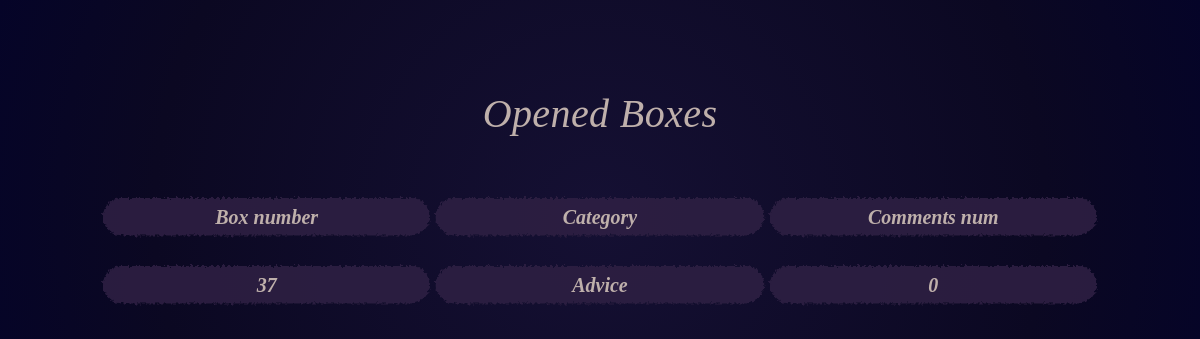
The app's page /profile/opened_boxes/ (signed in) with its own data.
### boxes/models.py (models this page shows)
class Box(models.Model):
    CATEGORY_CHOICES = (
        ('motivation', 'Motivation'),
        ('advice', 'Advice'),
        ('observation', 'Observation'),
        ('confession', 'Confession'),
    )
    number = models.PositiveIntegerField(unique=True)
    category = models.CharField(max_length=20, choices=CATEGORY_CHOICES)
    text = models.TextField()
    user = models.ForeignKey(settings.AUTH_USER_MODEL, on_delete=models.CASCADE)
    created_at = models.DateTimeField(auto_now_add=True)
    opened_by = models.ManyToManyField(
        settings.AUTH_USER_MODEL,
        related_name='opened_boxes',
        blank=True
    )

### boxes/views.py (the view)
# urls.py: path('profile/opened_boxes/', views.profile_opened_boxes_view, name='profile_opened_boxes'),
@login_required
def profile_opened_boxes_view(request):
    boxes = (
        request.user.opened_boxes
        .all()
        .annotate(comments_count=Count('comments'))
        .order_by('-created_at')
    )
    context = {
        'boxes': boxes
    }
    return render(request, 'profile_opened_boxes.html', context)

### templates/profile_opened_boxes.html (shortened to what this page needs)
{% extends 'base.html' %}
{% load static %}
{% block content %}
<div class="profile-page">
    <h1 class="profile-title">Opened Boxes</h1>
    <div class="boxes-container">
        <div class="boxes-row header">
            <div class="cell">Box number</div>
            <div class="cell">Category</div>
            <div class="cell">Comments num</div>
        </div>
        {% for box in boxes %}
            <div class="boxes-row">
                <a href="{% url 'box_detail' box.number %}" class="cell box-link">{{ box.number }}</a>
                <div class="cell">{{ box.get_category_display }}</div>
                <div class="cell">{{ box.comments_count }}</div>
            </div>
        {% endfor %}
    </div>
</div>
{% endblock %}

### static/css/main.css (style rules this page uses)
body { margin: 0; font-family: "Times New Roman", serif; font-weight: 700; background: radial-gradient( circle at center, #151033 0%, #0b0822 70%, #050428 100% ); }
body::after { display: none; }
.profile-page { padding: 60px; }
.profile-title { color: rgba(191, 176, 171, 1); margin-bottom: 10px; font-style: italic; left: 50%; font-weight: 400; font-size: 40px; line-height: 1.35; letter-spacing: 0.4px; text-align: center; z-index: 10; }
.boxes-container { padding: 40px; border-radius: 20px; }
.boxes-row { display: flex; justify-content: space-between; margin-bottom: 15px; font-style: italic; color: rgba(191, 176, 171, 1); font-size: 20px; }
.boxes-row.header .cell { font-weight: bold; }
.cell { background-image: url("/static/images/continue_button.svg"); background-repeat: no-repeat; background-size: contain; background-position: center; background-color: transparent; font-style: italic; color: rgba(191, 176, 171, 1); font-size: 20px; padding: 15px 45px; border-radius: 12px; width: 30%; text-align: center; }
.box-link { text-decoration: none; color: inherit; font-style: italic; }

### records on screen
Box: number "37", category "Advice", comments_count "0"
